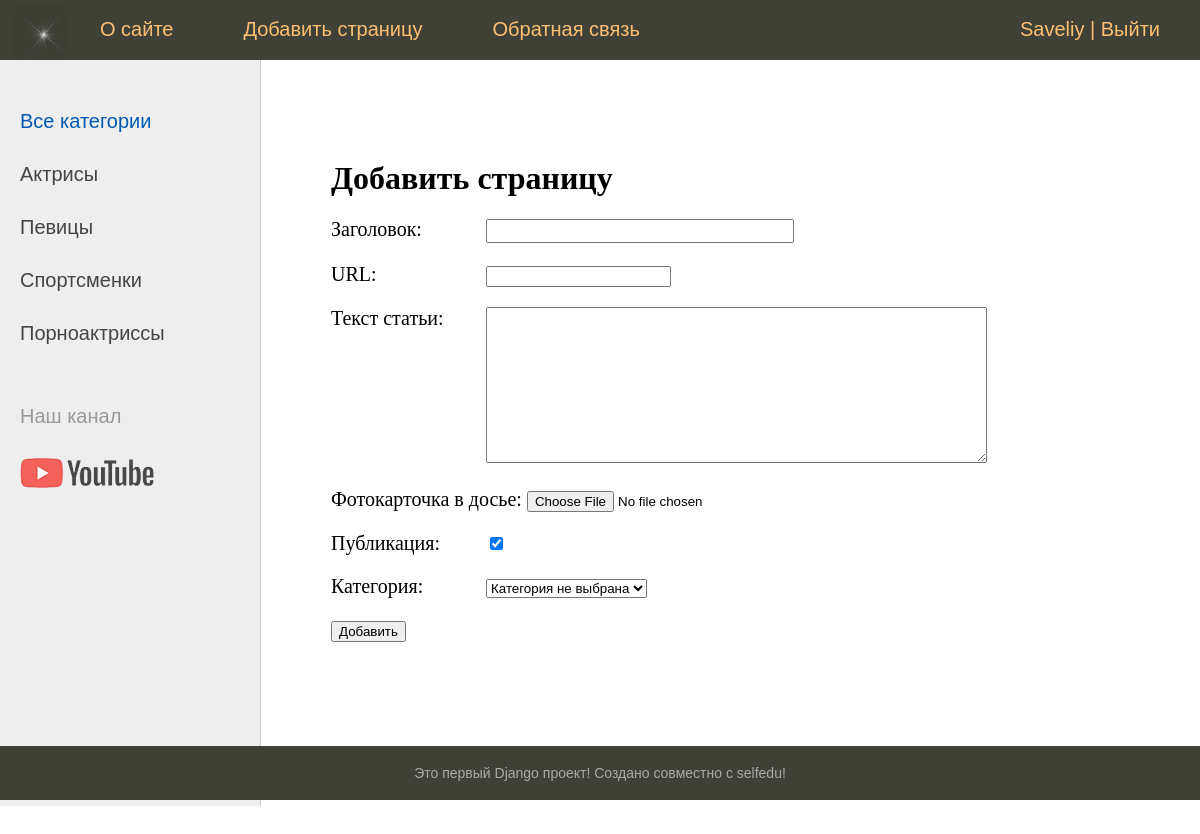
Screenshot of /addpage/ (signed in) with the database file from the repository.
### women/models.py (models this page shows)
class Category(models.Model):
    name = models.CharField(max_length=255, db_index=True, verbose_name='Название категории')
    slug = models.SlugField(max_length=255, unique=True, db_index=True, verbose_name='URL')
    def __str__(self):
        return self.name
    def get_absolute_url(self):
        return reverse('category', kwargs={'cat_slug': self.slug})
    class Meta:
        verbose_name = 'Категории'
        verbose_name_plural = 'Категории'
        ordering = ['id']

### women/views.py (the view)
# urls.py: path('addpage/', AddPage.as_view(), name='addpage'),
class AddPage(LoginRequiredMixin, DataMixin, CreateView):
    form_class = AddPostForm
    template_name = 'women/addpage.html'
    success_url = reverse_lazy('home')
    login_url = reverse_lazy('home')
    raise_exception = True
    def get_context_data(self, **kwargs):
        context = super().get_context_data(**kwargs)
        c_def = self.get_user_context(title='Добавить страницу')
        return dict(list(context.items()) + list(c_def.items()))

### women/forms.py (shortened to what this page needs)
class AddPostForm(forms.ModelForm):
    def __init__(self, *args, **kwargs):
        super().__init__(*args, **kwargs)
        self.fields['cat'].empty_label = 'Категория не выбрана'
    class Meta:
        model = Women
        fields = ['title', 'slug', 'content', 'photo', 'is_published', 'cat']
        widgets = {'title': forms.TextInput({'class': 'form-input'}),
                   'content': forms.Textarea({'rows': 10, 'cols': 60})}

### women/templatetags/women_tags.py (called while the page is built)
@register.inclusion_tag("women/list_categories.html")
def show_categories(sort=None, cat_selected=0):
    if not sort:
        cats = Category.objects.annotate(count=Count('get_posts'))
    else:
        cats = Category.objects.order_by(sort).annotate(count=Count('get_posts'))
    return {"cats": cats, "cat_selected": cat_selected}

@register.inclusion_tag(takes_context=True, filename="women/list_menu.html")
def show_menu(context, register):
    if register:
        menu = [{'title': 'О сайте', 'url_name': 'about'},
                {'title': 'Добавить страницу', 'url_name': 'addpage'},
                {'title': 'Обратная связь', 'url_name': 'contact'},
                ]
    else:
        menu = [{'title': 'О сайте', 'url_name': 'about'},
                {'title': 'Обратная связь', 'url_name': 'contact'},
                ]
    context["menu"] = menu
    context["register"] = register
    return context

### women/utils.py (called while the page is built)
    def get_user_context(self, **kwargs):
        context = kwargs
        if 'cat_selected' not in kwargs:
            context['cat_selected'] = 0
        context['register'] = False
        if self.request.user.is_authenticated:
            context['register'] = True
        return context

### women/templates/women/addpage.html (shortened to what this page needs)
{% extends 'women/base.html' %}
{% block content %}
<h1>{{title}}</h1>
<form enctype="multipart/form-data" action="{% url 'addpage' %}" method="post">
    {% for f in form %}
    <p><label class="form-label" for="{{f.id_for_label}}">{{f.label}}:</label> {{f}}</p>
    {% endfor %}
    <button type="submit">Добавить</button>
</form>
{% endblock %}

### women/templates/women/list_menu.html
{% for m in menu %}
			<li><a href="{% url m.url_name %}">{{m.title}}</a></li>
{% endfor %}
	{% if register %}
	<li class="last">{{user.username}} | <a href="{% url 'logout' %}">Выйти</a></li>
	{% else %}
	<li class="last"><a href="{% url 'login' %}">Войти</a> | <a href="{% url 'register' %}">Регистрация</a></li>
	{% endif %}

### women/templates/women/list_categories.html
{% for c in cats %}
    {% if c.count > 0 %}
         {% if c.id == cat_selected %}
                   <li class="selected">{{c.name}}</li>
         {% else %}
                   <li><a href="{{ c.get_absolute_url }}">{{c.name}}</a></li>
         {% endif %}
    {% endif %}
{% endfor %}

### women/static/women/css/styles.css (style rules this page uses)
html, body { font-family: 'Arial'; margin: 0; padding: 0; height: 100%; width: 100%; color: #444; }
a { color: #0059b2; text-decoration: none; }
ul.mainmenu li { float: left; margin: 18px 40px 0 30px; }
ul.mainmenu li.last { float: right; }
ul.mainmenu li a { color: #fdc073; text-decoration: none; }
.left-chapters ul li { margin: 30px 0 0 0; color: #999; }
.left-chapters ul li a { color: #444; text-decoration: none; }
.content-text h1 { font-size: 32px; }
.form-input { width: 300px; font-size: 16px; }
.form-label { display: inline-block; min-width: 150px; vertical-align: top; }

### rows the page displays
Category: name "Актрисы"
Category: name "Певицы"
Category: name "Спортсменки"
Category: name "Порноактриссы"

### other values shown
{{ m.title }} "О сайте" "Добавить страницу" "Обратная связь"
{{ user.username }} "Saveliy"
{{ title }} "Добавить страницу"
{{ f.label }} "Заголовок" "URL" "Текст статьи" "Фотокарточка в досье" "Публикация" "Категория"
